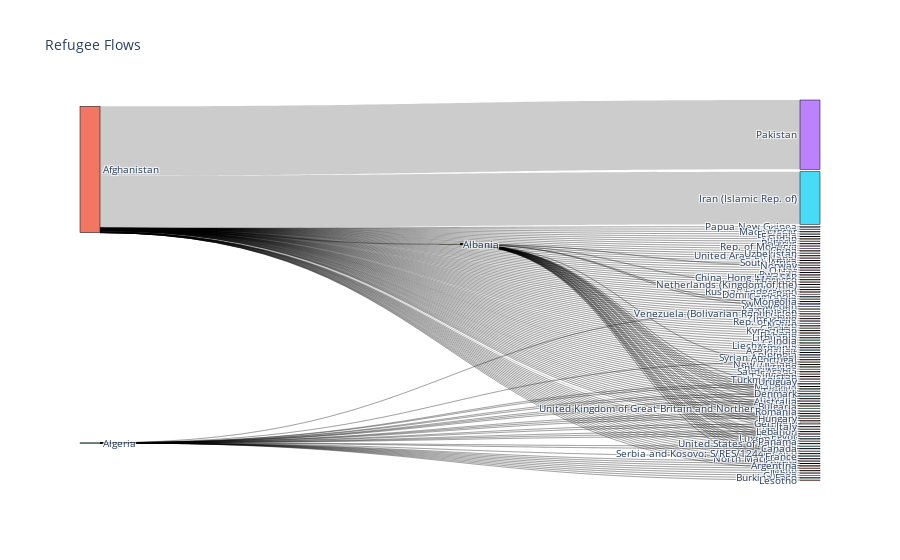

The notebook cell this image was saved under:
### Code cell
fig = go.Figure(data=[go.Sankey(
    node=dict(
        pad=15,
        thickness=20,
        line=dict(color="black", width=0.5),
        label=all_countries
    ),
    link=dict(
        source=source,
        target=target,
        value=value
    ))])

fig.update_layout(title_text=f"Refugee Flows", font_size=10)
fig.show()

### Figure 1 — Plotly figure (JSON) as saved in the notebook; plotly's stock layout.template omitted (floating-point values rounded to 4 significant figures; data arrays with more than 128 entries replaced by an {"elided": "..."} marker saying what was removed)
{"data": [{"link": {"source": {"elided": "200 int values"}, "target": {"elided": "200 int values"}, "value": {"elided": "200 int values"}}, "node": {"label": ["Papua New Guinea", "Kenya", "Mauritania", "North Macedonia", "Belgium", "Iceland", "Serbia and Kosovo: S/RES/1244 (1999)", "Albania", "Bangladesh", "Madagascar", "Ethiopia", "Malta", "Estonia", "Pakistan", "Sudan", "Luxembourg", "Nigeria", "Belarus", "Rep. of Moldova", "Mexico", "Fiji", "China", "Cuba", "Montenegro", "United Arab Emirates", "Uzbekistan", "Nepal", "Latvia", "South Africa", "Germany", "Egypt", "Chad", "Norway", "Qatar", "Benin", "Iraq", "Rwanda", "Finland", "Libya", "China, Hong Kong SAR", "Morocco", "Thailand", "Cote d'Ivoire", "Slovakia", "Russian Federation", "Greece", "Ireland", "Cyprus", "Dominican Rep.", "Guinea", "Switzerland", "Argentina", "Jordan", "Netherlands (Kingdom of the)", "Czechia", "Cambodia", "Spain", "Sri Lanka", "United States of America", "Kazakhstan", "Sweden", "Afghanistan", "Mongolia", "Slovenia", "Congo", "Burkina Faso", "Oman", "Venezuela (Bolivarian Republic of)", "Japan", "Zimbabwe", "Austria", "Hungary", "United Kingdom of Great Britain and Northern Ireland", "Rep. of Korea", "Chile", "Brazil", "Nauru", "Georgia", "Bosnia and Herzegovina", "Panama", "Kyrgyzstan", "Poland", "Ecuador", "Bahrain", "Malaysia", "Canada", "Lithuania", "Croatia", "Australia", "Bulgaria", "Lebanon", "Lesotho", "Liechtenstein", "Romania", "Armenia", "Azerbaijan", "Peru", "Türkiye", "Kuwait", "Indonesia", "Colombia", "Israel", "Algeria", "Syrian Arab Rep.", "Portugal", "France", "New Zealand", "Ukraine", "Costa Rica", "Philippines", "Cayman Islands", "Saudi Arabia", "India", "Italy", "Senegal", "Iran (Islamic Rep. of)", "Tajikistan", "Denmark", "Turkmenistan", "Uruguay"], "line": {"color": "black", "width": 0.5}, "pad": 15, "thickness": 20}, "type": "sankey"}], "layout": {"font": {"size": 10}, "title": {"text": "Refugee Flows"}}}
